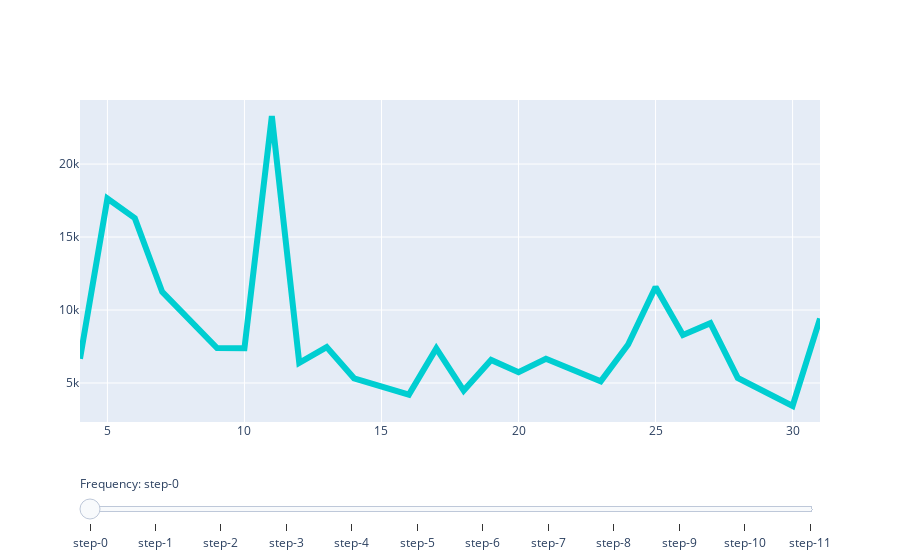

Here is the notebook cell this chart was saved with:
### Code cell
# Create and add slider
fig.data[0].visible = True
steps = []
for i in range(len(fig.data)):
    step = dict(
        method="restyle",
        args=["visible", [False] * len(fig.data)],
    )
    step["args"][1][i] = True  # Toggle i'th trace to "visible"
    steps.append(step)

sliders = [dict(
    active=0,
    currentvalue={"prefix": "Frequency: "},
    pad={"t": 50},
    steps=steps
)]

fig.update_layout(
    sliders=sliders
)

fig.show()

### Figure 1 — Plotly figure (JSON) as saved in the notebook; plotly's stock layout.template omitted (floating-point values rounded to 4 significant figures)
{"data": [{"line": {"color": "#00CED1", "width": 6}, "type": "scatter", "visible": true, "x": [4, 5, 6, 7, 9, 10, 11, 12, 13, 14, 16, 17, 18, 19, 20, 21, 23, 24, 25, 26, 27, 28, 30, 31], "y": [6659, 17635, 16292, 11238, 7398, 7377, 23286, 6386, 7464, 5320, 4202, 7371, 4480, 6583, 5741, 6657, 5115, 7636, 11572, 8293, 9096, 5346, 3431, 9417]}, {"line": {"color": "#00CED1", "width": 6}, "type": "scatter", "visible": false, "x": [1, 2, 3, 4, 6, 7, 8, 9, 10, 11, 13, 14, 15, 16, 17, 18, 20, 21, 22, 23, 24, 25, 27, 28], "y": [13536, 8184, 14502, 10226, 2048, 8009, 7152, 2399, 11102, 8678, 2756, 10230, 10285, 12861, 11670, 7593, 5349, 6277, 17965, 10927, 10782, 9168, 4582, 7010]}, {"line": {"color": "#00CED1", "width": 6}, "type": "scatter", "visible": false, "x": [1, 2, 3, 4, 6, 7, 8, 9, 10, 11, 13, 14, 15, 16, 17, 18, 20, 21, 22, 23, 24, 25, 27, 28, 29, 30, 31], "y": [7614, 8148, 7842, 11186, 5048, 10738, 12288, 9876, 9957, 8304, 2539, 10146, 6284, 12273, 16488, 11737, 12742, 9227, 11757, 10962, 17072, 9999, 4467, 8237, 11997, 17969, 11321]}, {"line": {"color": "#00CED1", "width": 6}, "type": "scatter", "visible": false, "x": [1, 3, 4, 5, 6, 7, 8, 10, 11, 12, 13, 14, 15, 17, 18, 19, 20, 21, 26, 27, 28], "y": [17149, 5667, 10937, 10564, 7370, 8055, 10596, 5442, 11401, 14417, 18084, 16835, 10205, 7630, 19578, 10839, 17324, 15392, 14047, 16899, 11915]}, {"line": {"color": "#00CED1", "width": 6}, "type": "scatter", "visible": false, "x": [1, 3, 4, 5, 6, 8, 9, 10, 11, 12, 13, 15, 16, 17, 18, 19, 20, 22, 23, 24, 25, 26, 27, 29, 31], "y": [3172, 9566, 15624, 13906, 16057, 9476, 10451, 14477, 15995, 14576, 11722, 4489, 12578, 15759, 17217, 14708, 13985, 11483, 15527, 14247, 10239, 10097, 13686, 3866, 8900]}, {"line": {"color": "#00CED1", "width": 6}, "type": "scatter", "visible": false, "x": [1, 2, 3, 5, 6, 7, 8, 9, 10, 12, 13, 14, 15, 16, 17, 19, 20, 21, 22, 23, 24, 26, 27, 28, 29, 30], "y": [6091, 12587, 6429, 10412, 7826, 17033, 14208, 23895, 6435, 8427, 8017, 12971, 10162, 18126, 9045, 9876, 10204, 11520, 11551, 12725, 7787, 3314, 8651, 9806, 5362, 18471]}, {"line": {"color": "#00CED1", "width": 6}, "type": "scatter", "visible": false, "x": [1, 3, 4, 5, 6, 7, 8, 10, 11, 12, 13, 14, 15, 17, 18, 19, 20, 21, 22, 24, 25, 26, 27, 28, 29, 31], "y": [6078, 3117, 9438, 17063, 13285, 16694, 8657, 4251, 12406, 10256, 9050, 12967, 5811, 10677, 8428, 19242, 14412, 17799, 7321, 16535, 12225, 12153, 9292, 25137, 10430, 10776]}, {"line": {"color": "#00CED1", "width": 6}, "type": "scatter", "visible": false, "x": [1, 2, 3, 4, 5, 7, 8, 9, 10, 11, 12, 14, 15, 16, 17, 18, 19, 21, 22, 23, 24, 25, 26, 28, 30, 31], "y": [10484, 10371, 15124, 35474, 9982, 5125, 10931, 7606, 10756, 19827, 7714, 3177, 7203, 10297, 23314, 18347, 8003, 6754, 14214, 11555, 25572, 10687, 9713, 5974, 4032, 8555]}, {"line": {"color": "#00CED1", "width": 6}, "type": "scatter", "visible": false, "x": [1, 2, 4, 5, 6, 7, 8, 9, 11, 12, 13, 14, 15, 16, 18, 19, 20, 21, 22, 23, 25, 26, 27, 28, 29, 30], "y": [22003, 13732, 7516, 16021, 12504, 10216, 13258, 12552, 20050, 16438, 25634, 11481, 25940, 13326, 8993, 12299, 40991, 15845, 26367, 15068, 18174, 14156, 18732, 20501, 25058, 17161]}, {"line": {"color": "#00CED1", "width": 6}, "type": "scatter", "visible": false, "x": [2, 3, 4, 5, 6, 7, 9, 10, 11, 12, 13, 14, 16, 17, 18, 19, 20, 21, 23, 24, 25, 26, 27, 28, 30, 31], "y": [8375, 24420, 22678, 32641, 30096, 24915, 7534, 22265, 19616, 12818, 13339, 13765, 8769, 18202, 23217, 14186, 16369, 19813, 7071, 22515, 23310, 18131, 24455, 16692, 17631, 12904]}, {"line": {"color": "#00CED1", "width": 6}, "type": "scatter", "visible": false, "x": [1, 2, 3, 4, 6, 7, 8, 9, 10, 11, 13, 14, 15, 16, 17, 18, 20, 21, 22, 23, 24, 25, 27, 28, 29, 30], "y": [14648, 22681, 30681, 31205, 18327, 14935, 20283, 34651, 27821, 19085, 17174, 29048, 21351, 23089, 21814, 16858, 17217, 22395, 26659, 28608, 19132, 12655, 10291, 25525, 22276, 18910]}, {"line": {"color": "#00CED1", "width": 6}, "type": "scatter", "visible": false, "x": [1, 2, 4, 5, 6, 7, 8, 9], "y": [23502, 22960, 9855, 35874, 25909, 29078, 25441, 6172]}], "layout": {"sliders": [{"active": 0, "currentvalue": {"prefix": "Frequency: "}, "pad": {"t": 50}, "steps": [{"args": ["visible", [true, false, false, false, false, false, false, false, false, false, false, false]], "method": "restyle"}, {"args": ["visible", [false, true, false, false, false, false, false, false, false, false, false, false]], "method": "restyle"}, {"args": ["visible", [false, false, true, false, false, false, false, false, false, false, false, false]], "method": "restyle"}, {"args": ["visible", [false, false, false, true, false, false, false, false, false, false, false, false]], "method": "restyle"}, {"args": ["visible", [false, false, false, false, true, false, false, false, false, false, false, false]], "method": "restyle"}, {"args": ["visible", [false, false, false, false, false, true, false, false, false, false, false, false]], "method": "restyle"}, {"args": ["visible", [false, false, false, false, false, false, true, false, false, false, false, false]], "method": "restyle"}, {"args": ["visible", [false, false, false, false, false, false, false, true, false, false, false, false]], "method": "restyle"}, {"args": ["visible", [false, false, false, false, false, false, false, false, true, false, false, false]], "method": "restyle"}, {"args": ["visible", [false, false, false, false, false, false, false, false, false, true, false, false]], "method": "restyle"}, {"args": ["visible", [false, false, false, false, false, false, false, false, false, false, true, false]], "method": "restyle"}, {"args": ["visible", [false, false, false, false, false, false, false, false, false, false, false, true]], "method": "restyle"}]}]}}
